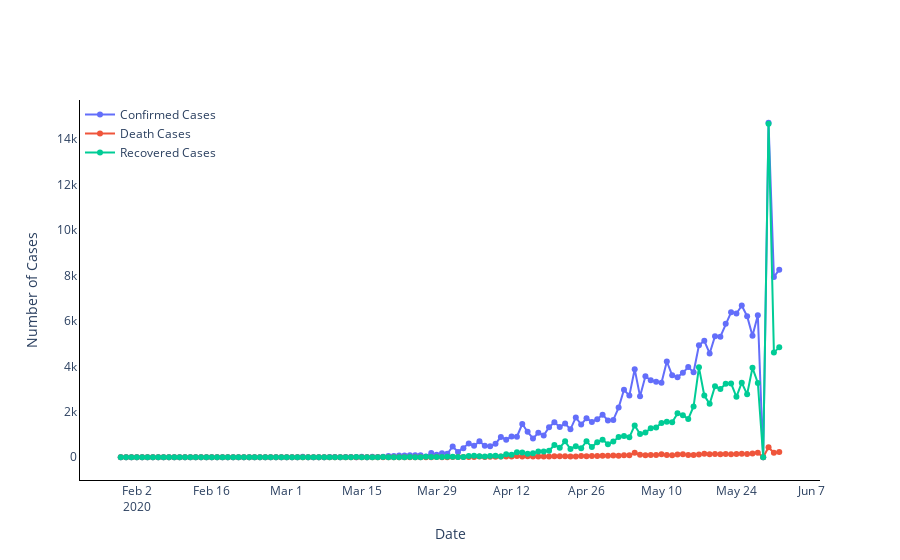

Write notebook code for a chart like this one.
### Code cell
temp = datewise[datewise.index <= '2020-06-01']

print("Average increase in number of Confirmed Cases every day: ",np.round(temp["Confirmed"].diff().fillna(0).mean()))
print("Average increase in number of Recovered Cases every day: ",np.round(temp["Cured"].diff().fillna(0).mean()))
print("Average increase in number of Deaths Cases every day: ",np.round(temp["Deaths"].diff().fillna(0).mean()))

fig=go.Figure()
fig.add_trace(go.Scatter(x=temp.index, y=temp["Confirmed"].diff().fillna(0),mode='lines+markers',
                    name='Confirmed Cases'))
fig.add_trace(go.Scatter(x=temp.index, y=temp["Deaths"].diff().fillna(0),mode='lines+markers',
                    name='Death Cases'))
fig.add_trace(go.Scatter(x=temp.index, y=temp["Cured"].diff().fillna(0),mode='lines+markers',
                    name='Recovered Cases'))
# fig.update_layout(title="Daily increase in different types of Cases",
#                  xaxis_title="Date",yaxis_title="Number of Cases",legend=dict(x=0,y=1,traceorder="normal"),plot_bgcolor='rgba(0,0,0,0)')
fig.update_layout(
                 xaxis_title="Date",yaxis_title="Number of Cases",legend=dict(x=0,y=1,traceorder="normal"),plot_bgcolor='rgba(0,0,0,0)')
fig.update_xaxes(showline=True, linewidth=1, linecolor='black')
fig.update_yaxes(showline=True, linewidth=1, linecolor='black')
fig.show()
